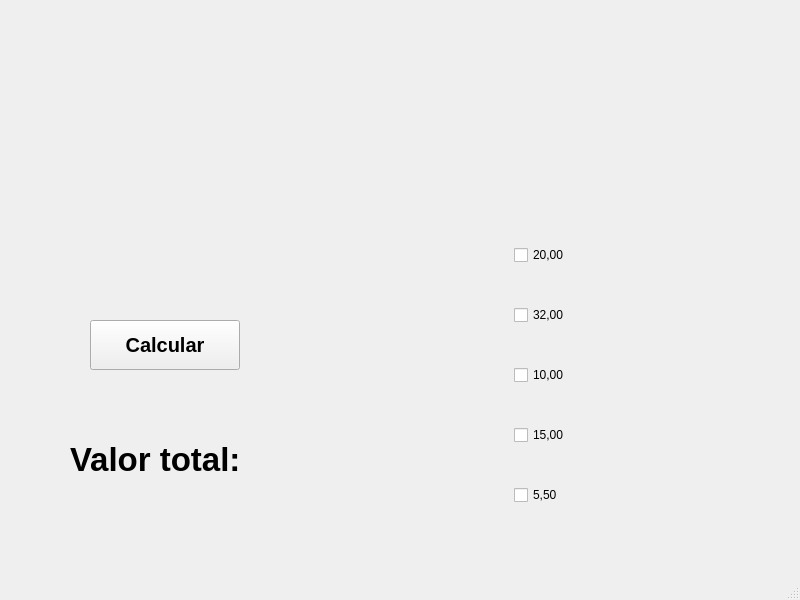
<?xml version="1.0" encoding="UTF-8"?>
<ui version="4.0">
 <class>MainWindow</class>
 <widget class="QMainWindow" name="MainWindow">
  <property name="geometry">
   <rect>
    <x>0</x>
    <y>0</y>
    <width>800</width>
    <height>600</height>
   </rect>
  </property>
  <property name="windowTitle">
   <string>MainWindow</string>
  </property>
  <widget class="QWidget" name="centralwidget">
   <widget class="QPushButton" name="pushButton">
    <property name="geometry">
     <rect>
      <x>90</x>
      <y>320</y>
      <width>150</width>
      <height>50</height>
     </rect>
    </property>
    <property name="font">
     <font>
      <pointsize>15</pointsize>
      <weight>75</weight>
      <bold>true</bold>
     </font>
    </property>
    <property name="text">
     <string>Calcular</string>
    </property>
   </widget>
   <widget class="QLabel" name="label">
    <property name="geometry">
     <rect>
      <x>70</x>
      <y>440</y>
      <width>411</width>
      <height>38</height>
     </rect>
    </property>
    <property name="font">
     <font>
      <pointsize>25</pointsize>
      <weight>75</weight>
      <bold>true</bold>
     </font>
    </property>
    <property name="text">
     <string>Valor total: </string>
    </property>
   </widget>
   <widget class="QWidget" name="">
    <property name="geometry">
     <rect>
      <x>514</x>
      <y>211</y>
      <width>121</width>
      <height>331</height>
     </rect>
    </property>
    <layout class="QVBoxLayout" name="verticalLayout">
     <item>
      <widget class="QCheckBox" name="checkBox_2">
       <property name="text">
        <string>20,00</string>
       </property>
      </widget>
     </item>
     <item>
      <widget class="QCheckBox" name="checkBox_4">
       <property name="text">
        <string>32,00</string>
       </property>
      </widget>
     </item>
     <item>
      <widget class="QCheckBox" name="checkBox_3">
       <property name="text">
        <string>10,00</string>
       </property>
      </widget>
     </item>
     <item>
      <widget class="QCheckBox" name="checkBox">
       <property name="text">
        <string>15,00</string>
       </property>
      </widget>
     </item>
     <item>
      <widget class="QCheckBox" name="checkBox_5">
       <property name="text">
        <string>5,50</string>
       </property>
      </widget>
     </item>
    </layout>
   </widget>
  </widget>
  <widget class="QMenuBar" name="menubar">
   <property name="geometry">
    <rect>
     <x>0</x>
     <y>0</y>
     <width>800</width>
     <height>22</height>
    </rect>
   </property>
  </widget>
  <widget class="QStatusBar" name="statusbar"/>
 </widget>
 <resources/>
 <connections/>
</ui>
